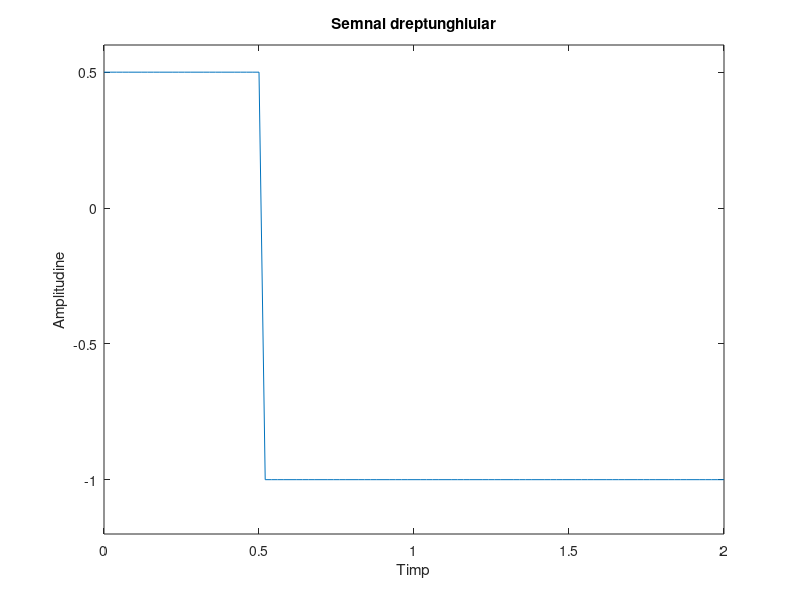

The MATLAB script that drew this image:
t=0:0.02:2;		%se creeaza 3 vectori de timp cu rezolutia de 20 ms pentru a putea reprezenta semnalul
t1=0:0.02:0.5;
t2=0.52:0.02:2;
y1=zeros(1,26);		%realizarea celor doi vectori in care se vor stoca amplitudinile 
y2=zeros(1,75);

for i=1:1:26;		%li se atribuie amplitudinile cerute celor 2 vectori
y1(i)=0.5;
end

for i=1:1:75;
y2(i)=-1;
end

s=[y1 y2];		%realizarea semnalului cerut prin concatenare
plot(t, s);		%reprezentarea grafica a semnalului
axis([0 2 -1.2 0.6 ]);
title ('Semnal dreptunghiular');
xlabel('Timp');
ylabel('Amplitudine');
